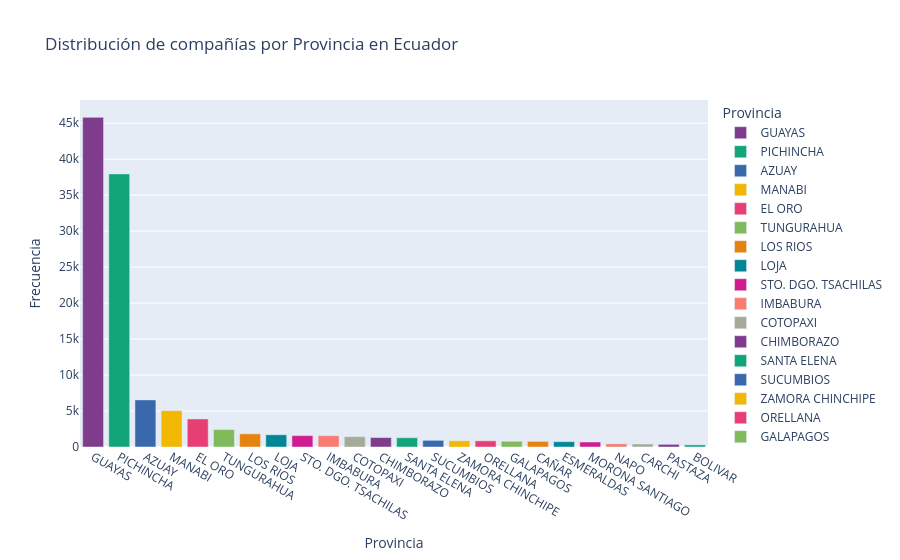

The code cell stored with this chart in its notebook:
### Code cell
import plotly.express as px

# Datos
provincias = raw_ranking2023['Provincia'].value_counts().reset_index()
provincias.columns = ['Provincia', 'Frecuencia']

# Crear el gráfico de barras interactivo con una paleta de colores personalizada
fig = px.bar(provincias, 
             x='Provincia', 
             y='Frecuencia', 
             title='Distribución de compañías por Provincia en Ecuador',
             color='Provincia',  # Añadir color por provincia
             color_discrete_sequence=px.colors.qualitative.Bold)  # Paleta de colores
# Mostrar el gráfico
fig.show()

### Figure 1 — Plotly figure (JSON) as saved in the notebook; plotly's stock layout.template omitted (floating-point values rounded to 4 significant figures)
{"data": [{"alignmentgroup": "True", "hovertemplate": "Provincia=%{x}<br>Frecuencia=%{y}<extra></extra>", "legendgroup": "GUAYAS", "marker": {"color": "rgb(127, 60, 141)", "pattern": {"shape": ""}}, "name": "GUAYAS", "offsetgroup": "GUAYAS", "orientation": "v", "showlegend": true, "textposition": "auto", "type": "bar", "x": ["GUAYAS"], "xaxis": "x", "y": [45815], "yaxis": "y"}, {"alignmentgroup": "True", "hovertemplate": "Provincia=%{x}<br>Frecuencia=%{y}<extra></extra>", "legendgroup": "PICHINCHA", "marker": {"color": "rgb(17, 165, 121)", "pattern": {"shape": ""}}, "name": "PICHINCHA", "offsetgroup": "PICHINCHA", "orientation": "v", "showlegend": true, "textposition": "auto", "type": "bar", "x": ["PICHINCHA"], "xaxis": "x", "y": [37955], "yaxis": "y"}, {"alignmentgroup": "True", "hovertemplate": "Provincia=%{x}<br>Frecuencia=%{y}<extra></extra>", "legendgroup": "AZUAY", "marker": {"color": "rgb(57, 105, 172)", "pattern": {"shape": ""}}, "name": "AZUAY", "offsetgroup": "AZUAY", "orientation": "v", "showlegend": true, "textposition": "auto", "type": "bar", "x": ["AZUAY"], "xaxis": "x", "y": [6546], "yaxis": "y"}, {"alignmentgroup": "True", "hovertemplate": "Provincia=%{x}<br>Frecuencia=%{y}<extra></extra>", "legendgroup": "MANABI", "marker": {"color": "rgb(242, 183, 1)", "pattern": {"shape": ""}}, "name": "MANABI", "offsetgroup": "MANABI", "orientation": "v", "showlegend": true, "textposition": "auto", "type": "bar", "x": ["MANABI"], "xaxis": "x", "y": [5059], "yaxis": "y"}, {"alignmentgroup": "True", "hovertemplate": "Provincia=%{x}<br>Frecuencia=%{y}<extra></extra>", "legendgroup": "EL ORO", "marker": {"color": "rgb(231, 63, 116)", "pattern": {"shape": ""}}, "name": "EL ORO", "offsetgroup": "EL ORO", "orientation": "v", "showlegend": true, "textposition": "auto", "type": "bar", "x": ["EL ORO"], "xaxis": "x", "y": [3897], "yaxis": "y"}, {"alignmentgroup": "True", "hovertemplate": "Provincia=%{x}<br>Frecuencia=%{y}<extra></extra>", "legendgroup": "TUNGURAHUA", "marker": {"color": "rgb(128, 186, 90)", "pattern": {"shape": ""}}, "name": "TUNGURAHUA", "offsetgroup": "TUNGURAHUA", "orientation": "v", "showlegend": true, "textposition": "auto", "type": "bar", "x": ["TUNGURAHUA"], "xaxis": "x", "y": [2430], "yaxis": "y"}, {"alignmentgroup": "True", "hovertemplate": "Provincia=%{x}<br>Frecuencia=%{y}<extra></extra>", "legendgroup": "LOS RIOS", "marker": {"color": "rgb(230, 131, 16)", "pattern": {"shape": ""}}, "name": "LOS RIOS", "offsetgroup": "LOS RIOS", "orientation": "v", "showlegend": true, "textposition": "auto", "type": "bar", "x": ["LOS RIOS"], "xaxis": "x", "y": [1833], "yaxis": "y"}, {"alignmentgroup": "True", "hovertemplate": "Provincia=%{x}<br>Frecuencia=%{y}<extra></extra>", "legendgroup": "LOJA", "marker": {"color": "rgb(0, 134, 149)", "pattern": {"shape": ""}}, "name": "LOJA", "offsetgroup": "LOJA", "orientation": "v", "showlegend": true, "textposition": "auto", "type": "bar", "x": ["LOJA"], "xaxis": "x", "y": [1699], "yaxis": "y"}, {"alignmentgroup": "True", "hovertemplate": "Provincia=%{x}<br>Frecuencia=%{y}<extra></extra>", "legendgroup": "STO. DGO. TSACHILAS", "marker": {"color": "rgb(207, 28, 144)", "pattern": {"shape": ""}}, "name": "STO. DGO. TSACHILAS", "offsetgroup": "STO. DGO. TSACHILAS", "orientation": "v", "showlegend": true, "textposition": "auto", "type": "bar", "x": ["STO. DGO. TSACHILAS"], "xaxis": "x", "y": [1583], "yaxis": "y"}, {"alignmentgroup": "True", "hovertemplate": "Provincia=%{x}<br>Frecuencia=%{y}<extra></extra>", "legendgroup": "IMBABURA", "marker": {"color": "rgb(249, 123, 114)", "pattern": {"shape": ""}}, "name": "IMBABURA", "offsetgroup": "IMBABURA", "orientation": "v", "showlegend": true, "textposition": "auto", "type": "bar", "x": ["IMBABURA"], "xaxis": "x", "y": [1573], "yaxis": "y"}, {"alignmentgroup": "True", "hovertemplate": "Provincia=%{x}<br>Frecuencia=%{y}<extra></extra>", "legendgroup": "COTOPAXI", "marker": {"color": "rgb(165, 170, 153)", "pattern": {"shape": ""}}, "name": "COTOPAXI", "offsetgroup": "COTOPAXI", "orientation": "v", "showlegend": true, "textposition": "auto", "type": "bar", "x": ["COTOPAXI"], "xaxis": "x", "y": [1434], "yaxis": "y"}, {"alignmentgroup": "True", "hovertemplate": "Provincia=%{x}<br>Frecuencia=%{y}<extra></extra>", "legendgroup": "CHIMBORAZO", "marker": {"color": "rgb(127, 60, 141)", "pattern": {"shape": ""}}, "name": "CHIMBORAZO", "offsetgroup": "CHIMBORAZO", "orientation": "v", "showlegend": true, "textposition": "auto", "type": "bar", "x": ["CHIMBORAZO"], "xaxis": "x", "y": [1314], "yaxis": "y"}, {"alignmentgroup": "True", "hovertemplate": "Provincia=%{x}<br>Frecuencia=%{y}<extra></extra>", "legendgroup": "SANTA ELENA", "marker": {"color": "rgb(17, 165, 121)", "pattern": {"shape": ""}}, "name": "SANTA ELENA", "offsetgroup": "SANTA ELENA", "orientation": "v", "showlegend": true, "textposition": "auto", "type": "bar", "x": ["SANTA ELENA"], "xaxis": "x", "y": [1289], "yaxis": "y"}, {"alignmentgroup": "True", "hovertemplate": "Provincia=%{x}<br>Frecuencia=%{y}<extra></extra>", "legendgroup": "SUCUMBIOS", "marker": {"color": "rgb(57, 105, 172)", "pattern": {"shape": ""}}, "name": "SUCUMBIOS", "offsetgroup": "SUCUMBIOS", "orientation": "v", "showlegend": true, "textposition": "auto", "type": "bar", "x": ["SUCUMBIOS"], "xaxis": "x", "y": [926], "yaxis": "y"}, {"alignmentgroup": "True", "hovertemplate": "Provincia=%{x}<br>Frecuencia=%{y}<extra></extra>", "legendgroup": "ZAMORA CHINCHIPE", "marker": {"color": "rgb(242, 183, 1)", "pattern": {"shape": ""}}, "name": "ZAMORA CHINCHIPE", "offsetgroup": "ZAMORA CHINCHIPE", "orientation": "v", "showlegend": true, "textposition": "auto", "type": "bar", "x": ["ZAMORA CHINCHIPE"], "xaxis": "x", "y": [864], "yaxis": "y"}, {"alignmentgroup": "True", "hovertemplate": "Provincia=%{x}<br>Frecuencia=%{y}<extra></extra>", "legendgroup": "ORELLANA", "marker": {"color": "rgb(231, 63, 116)", "pattern": {"shape": ""}}, "name": "ORELLANA", "offsetgroup": "ORELLANA", "orientation": "v", "showlegend": true, "textposition": "auto", "type": "bar", "x": ["ORELLANA"], "xaxis": "x", "y": [859], "yaxis": "y"}, {"alignmentgroup": "True", "hovertemplate": "Provincia=%{x}<br>Frecuencia=%{y}<extra></extra>", "legendgroup": "GALAPAGOS", "marker": {"color": "rgb(128, 186, 90)", "pattern": {"shape": ""}}, "name": "GALAPAGOS", "offsetgroup": "GALAPAGOS", "orientation": "v", "showlegend": true, "textposition": "auto", "type": "bar", "x": ["GALAPAGOS"], "xaxis": "x", "y": [799], "yaxis": "y"}, {"alignmentgroup": "True", "hovertemplate": "Provincia=%{x}<br>Frecuencia=%{y}<extra></extra>", "legendgroup": "CAÑAR", "marker": {"color": "rgb(230, 131, 16)", "pattern": {"shape": ""}}, "name": "CAÑAR", "offsetgroup": "CAÑAR", "orientation": "v", "showlegend": true, "textposition": "auto", "type": "bar", "x": ["CAÑAR"], "xaxis": "x", "y": [783], "yaxis": "y"}, {"alignmentgroup": "True", "hovertemplate": "Provincia=%{x}<br>Frecuencia=%{y}<extra></extra>", "legendgroup": "ESMERALDAS", "marker": {"color": "rgb(0, 134, 149)", "pattern": {"shape": ""}}, "name": "ESMERALDAS", "offsetgroup": "ESMERALDAS", "orientation": "v", "showlegend": true, "textposition": "auto", "type": "bar", "x": ["ESMERALDAS"], "xaxis": "x", "y": [740], "yaxis": "y"}, {"alignmentgroup": "True", "hovertemplate": "Provincia=%{x}<br>Frecuencia=%{y}<extra></extra>", "legendgroup": "MORONA SANTIAGO", "marker": {"color": "rgb(207, 28, 144)", "pattern": {"shape": ""}}, "name": "MORONA SANTIAGO", "offsetgroup": "MORONA SANTIAGO", "orientation": "v", "showlegend": true, "textposition": "auto", "type": "bar", "x": ["MORONA SANTIAGO"], "xaxis": "x", "y": [693], "yaxis": "y"}, {"alignmentgroup": "True", "hovertemplate": "Provincia=%{x}<br>Frecuencia=%{y}<extra></extra>", "legendgroup": "NAPO", "marker": {"color": "rgb(249, 123, 114)", "pattern": {"shape": ""}}, "name": "NAPO", "offsetgroup": "NAPO", "orientation": "v", "showlegend": true, "textposition": "auto", "type": "bar", "x": ["NAPO"], "xaxis": "x", "y": [436], "yaxis": "y"}, {"alignmentgroup": "True", "hovertemplate": "Provincia=%{x}<br>Frecuencia=%{y}<extra></extra>", "legendgroup": "CARCHI", "marker": {"color": "rgb(165, 170, 153)", "pattern": {"shape": ""}}, "name": "CARCHI", "offsetgroup": "CARCHI", "orientation": "v", "showlegend": true, "textposition": "auto", "type": "bar", "x": ["CARCHI"], "xaxis": "x", "y": [421], "yaxis": "y"}, {"alignmentgroup": "True", "hovertemplate": "Provincia=%{x}<br>Frecuencia=%{y}<extra></extra>", "legendgroup": "PASTAZA", "marker": {"color": "rgb(127, 60, 141)", "pattern": {"shape": ""}}, "name": "PASTAZA", "offsetgroup": "PASTAZA", "orientation": "v", "showlegend": true, "textposition": "auto", "type": "bar", "x": ["PASTAZA"], "xaxis": "x", "y": [367], "yaxis": "y"}, {"alignmentgroup": "True", "hovertemplate": "Provincia=%{x}<br>Frecuencia=%{y}<extra></extra>", "legendgroup": "BOLIVAR", "marker": {"color": "rgb(17, 165, 121)", "pattern": {"shape": ""}}, "name": "BOLIVAR", "offsetgroup": "BOLIVAR", "orientation": "v", "showlegend": true, "textposition": "auto", "type": "bar", "x": ["BOLIVAR"], "xaxis": "x", "y": [296], "yaxis": "y"}], "layout": {"barmode": "relative", "legend": {"title": {"text": "Provincia"}, "tracegroupgap": 0}, "title": {"text": "Distribución de compañías por Provincia en Ecuador"}, "xaxis": {"anchor": "y", "categoryarray": ["GUAYAS", "PICHINCHA", "AZUAY", "MANABI", "EL ORO", "TUNGURAHUA", "LOS RIOS", "LOJA", "STO. DGO. TSACHILAS", "IMBABURA", "COTOPAXI", "CHIMBORAZO", "SANTA ELENA", "SUCUMBIOS", "ZAMORA CHINCHIPE", "ORELLANA", "GALAPAGOS", "CAÑAR", "ESMERALDAS", "MORONA SANTIAGO", "NAPO", "CARCHI", "PASTAZA", "BOLIVAR"], "categoryorder": "array", "domain": [0, 1], "title": {"text": "Provincia"}}, "yaxis": {"anchor": "x", "domain": [0, 1], "title": {"text": "Frecuencia"}}}}
